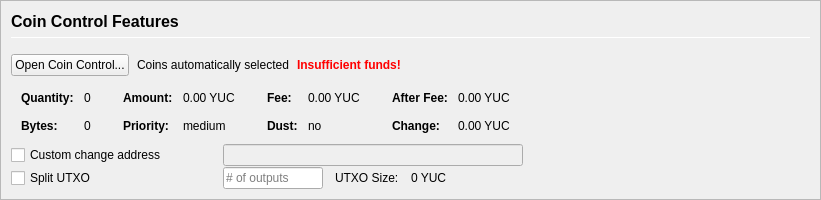
         <widget class="QFrame" name="frameCoinControl">
          <property name="sizePolicy">
           <sizepolicy hsizetype="Expanding" vsizetype="Expanding">
            <horstretch>0</horstretch>
            <verstretch>0</verstretch>
           </sizepolicy>
          </property>
          <property name="maximumSize">
           <size>
            <width>16777215</width>
            <height>16777215</height>
           </size>
          </property>
          <property name="frameShape">
           <enum>QFrame::StyledPanel</enum>
          </property>
          <property name="frameShadow">
           <enum>QFrame::Sunken</enum>
          </property>
          <layout class="QVBoxLayout" name="verticalLayoutCoinControl2">
           <property name="spacing">
            <number>0</number>
           </property>
           <property name="leftMargin">
            <number>0</number>
           </property>
           <property name="topMargin">
            <number>0</number>
           </property>
           <property name="rightMargin">
            <number>0</number>
           </property>
           <property name="bottomMargin">
            <number>0</number>
           </property>
           <item>
            <widget class="QFrame" name="frameCoinControl_BG">
             <layout class="QVBoxLayout" name="verticalLayoutCoinControl" stretch="0,0,0,0,0,0">
              <property name="spacing">
               <number>1</number>
              </property>
              <property name="leftMargin">
               <number>10</number>
              </property>
              <property name="topMargin">
               <number>10</number>
              </property>
              <item>
               <layout class="QHBoxLayout" name="horizontalLayoutCoinControl1">
                <property name="bottomMargin">
                 <number>15</number>
                </property>
                <item>
                 <layout class="QVBoxLayout" name="verticalLayout_3">
                  <property name="spacing">
                   <number>6</number>
                  </property>
                  <item>
                   <widget class="QLabel" name="labelCoinControlFeatures">
                    <property name="sizePolicy">
                     <sizepolicy hsizetype="Preferred" vsizetype="Maximum">
                      <horstretch>0</horstretch>
                      <verstretch>0</verstretch>
                     </sizepolicy>
                    </property>
                    <property name="minimumSize">
                     <size>
                      <width>0</width>
                      <height>20</height>
                     </size>
                    </property>
                    <property name="font">
                     <font>
                      <pointsize>12</pointsize>
                      <weight>75</weight>
                      <bold>true</bold>
                     </font>
                    </property>
                    <property name="styleSheet">
                     <string notr="true">font-weight:bold;</string>
                    </property>
                    <property name="text">
                     <string>Coin Control Features</string>
                    </property>
                   </widget>
                  </item>
                  <item>
                   <widget class="Line" name="line">
                    <property name="minimumSize">
                     <size>
                      <width>0</width>
                      <height>1</height>
                     </size>
                    </property>
                    <property name="maximumSize">
                     <size>
                      <width>16777215</width>
                      <height>1</height>
                     </size>
                    </property>
                    <property name="orientation">
                     <enum>Qt::Horizontal</enum>
                    </property>
                   </widget>
                  </item>
                 </layout>
                </item>
               </layout>
              </item>
              <item>
               <layout class="QHBoxLayout" name="horizontalLayoutCoinControl2" stretch="0,0,0,0">
                <property name="spacing">
                 <number>8</number>
                </property>
                <property name="bottomMargin">
                 <number>10</number>
                </property>
                <item>
                 <widget class="QPushButton" name="pushButtonCoinControl">
                  <property name="styleSheet">
                   <string notr="true"/>
                  </property>
                  <property name="text">
                   <string>Open Coin Control...</string>
                  </property>
                  <property name="autoDefault">
                   <bool>false</bool>
                  </property>
                 </widget>
                </item>
                <item>
                 <widget class="QLabel" name="labelCoinControlAutomaticallySelected">
                  <property name="text">
                   <string>Coins automatically selected</string>
                  </property>
                  <property name="margin">
                   <number>5</number>
                  </property>
                 </widget>
                </item>
                <item>
                 <widget class="QLabel" name="labelCoinControlInsuffFunds">
                  <property name="font">
                   <font>
                    <weight>75</weight>
                    <bold>true</bold>
                   </font>
                  </property>
                  <property name="styleSheet">
                   <string notr="true">color:red;font-weight:bold;</string>
                  </property>
                  <property name="text">
                   <string>Insufficient funds!</string>
                  </property>
                  <property name="margin">
                   <number>5</number>
                  </property>
                 </widget>
                </item>
                <item>
                 <spacer name="horizontalSpacerCoinControl">
                  <property name="orientation">
                   <enum>Qt::Horizontal</enum>
                  </property>
                  <property name="sizeHint" stdset="0">
                   <size>
                    <width>40</width>
                    <height>1</height>
                   </size>
                  </property>
                 </spacer>
                </item>
               </layout>
              </item>
              <item>
               <widget class="QWidget" name="widgetCoinControl" native="true">
                <property name="sizePolicy">
                 <sizepolicy hsizetype="Preferred" vsizetype="Preferred">
                  <horstretch>0</horstretch>
                  <verstretch>0</verstretch>
                 </sizepolicy>
                </property>
                <property name="minimumSize">
                 <size>
                  <width>0</width>
                  <height>0</height>
                 </size>
                </property>
                <property name="styleSheet">
                 <string notr="true"/>
                </property>
                <layout class="QHBoxLayout" name="horizontalLayoutCoinControl5">
                 <property name="leftMargin">
                  <number>0</number>
                 </property>
                 <property name="topMargin">
                  <number>0</number>
                 </property>
                 <property name="rightMargin">
                  <number>0</number>
                 </property>
                 <property name="bottomMargin">
                  <number>0</number>
                 </property>
                 <item>
                  <layout class="QHBoxLayout" name="horizontalLayoutCoinControl3" stretch="0,0,0,1">
                   <property name="spacing">
                    <number>20</number>
                   </property>
                   <property name="topMargin">
                    <number>0</number>
                   </property>
                   <property name="bottomMargin">
                    <number>10</number>
                   </property>
                   <item>
                    <layout class="QFormLayout" name="formLayoutCoinControl1">
                     <property name="horizontalSpacing">
                      <number>10</number>
                     </property>
                     <property name="verticalSpacing">
                      <number>14</number>
                     </property>
                     <property name="leftMargin">
                      <number>10</number>
                     </property>
                     <property name="topMargin">
                      <number>4</number>
                     </property>
                     <property name="rightMargin">
                      <number>6</number>
                     </property>
                     <item row="0" column="0">
                      <widget class="QLabel" name="labelCoinControlQuantityText">
                       <property name="font">
                        <font>
                         <weight>75</weight>
                         <bold>true</bold>
                        </font>
                       </property>
                       <property name="text">
                        <string>Quantity:</string>
                       </property>
                       <property name="margin">
                        <number>0</number>
                       </property>
                      </widget>
                     </item>
                     <item row="0" column="1">
                      <widget class="QLabel" name="labelCoinControlQuantity">
                       <property name="cursor">
                        <cursorShape>IBeamCursor</cursorShape>
                       </property>
                       <property name="contextMenuPolicy">
                        <enum>Qt::ActionsContextMenu</enum>
                       </property>
                       <property name="text">
                        <string notr="true">0</string>
                       </property>
                       <property name="margin">
                        <number>0</number>
                       </property>
                       <property name="textInteractionFlags">
                        <set>Qt::LinksAccessibleByMouse|Qt::TextSelectableByKeyboard|Qt::TextSelectableByMouse</set>
                       </property>
                      </widget>
                     </item>
                     <item row="1" column="0">
                      <widget class="QLabel" name="labelCoinControlBytesText">
                       <property name="font">
                        <font>
                         <weight>75</weight>
                         <bold>true</bold>
                        </font>
                       </property>
                       <property name="text">
                        <string>Bytes:</string>
                       </property>
                      </widget>
                     </item>
                     <item row="1" column="1">
                      <widget class="QLabel" name="labelCoinControlBytes">
                       <property name="cursor">
                        <cursorShape>IBeamCursor</cursorShape>
                       </property>
                       <property name="contextMenuPolicy">
                        <enum>Qt::ActionsContextMenu</enum>
                       </property>
                       <property name="text">
                        <string notr="true">0</string>
                       </property>
                       <property name="textInteractionFlags">
                        <set>Qt::LinksAccessibleByMouse|Qt::TextSelectableByKeyboard|Qt::TextSelectableByMouse</set>
                       </property>
                      </widget>
                     </item>
                    </layout>
                   </item>
                   <item>
                    <layout class="QFormLayout" name="formLayoutCoinControl2">
                     <property name="horizontalSpacing">
                      <number>10</number>
                     </property>
                     <property name="verticalSpacing">
                      <number>14</number>
                     </property>
                     <property name="leftMargin">
                      <number>6</number>
                     </property>
                     <property name="topMargin">
                      <number>4</number>
                     </property>
                     <property name="rightMargin">
                      <number>6</number>
                     </property>
                     <item row="0" column="0">
                      <widget class="QLabel" name="labelCoinControlAmountText">
                       <property name="font">
                        <font>
                         <weight>75</weight>
                         <bold>true</bold>
                        </font>
                       </property>
                       <property name="text">
                        <string>Amount:</string>
                       </property>
                       <property name="margin">
                        <number>0</number>
                       </property>
                      </widget>
                     </item>
                     <item row="0" column="1">
                      <widget class="QLabel" name="labelCoinControlAmount">
                       <property name="cursor">
                        <cursorShape>IBeamCursor</cursorShape>
                       </property>
                       <property name="contextMenuPolicy">
                        <enum>Qt::ActionsContextMenu</enum>
                       </property>
                       <property name="text">
                        <string notr="true">0.00 YUC</string>
                       </property>
                       <property name="textInteractionFlags">
                        <set>Qt::LinksAccessibleByMouse|Qt::TextSelectableByKeyboard|Qt::TextSelectableByMouse</set>
                       </property>
                      </widget>
                     </item>
                     <item row="1" column="0">
                      <widget class="QLabel" name="labelCoinControlPriorityText">
                       <property name="font">
                        <font>
                         <weight>75</weight>
                         <bold>true</bold>
                        </font>
                       </property>
                       <property name="text">
                        <string>Priority:</string>
                       </property>
                      </widget>
                     </item>
                     <item row="1" column="1">
                      <widget class="QLabel" name="labelCoinControlPriority">
                       <property name="cursor">
                        <cursorShape>IBeamCursor</cursorShape>
                       </property>
                       <property name="contextMenuPolicy">
                        <enum>Qt::ActionsContextMenu</enum>
                       </property>
                       <property name="text">
                        <string>medium</string>
                       </property>
                       <property name="textInteractionFlags">
                        <set>Qt::LinksAccessibleByMouse|Qt::TextSelectableByKeyboard|Qt::TextSelectableByMouse</set>
                       </property>
                      </widget>
                     </item>
                    </layout>
                   </item>
                   <item>
                    <layout class="QFormLayout" name="formLayoutCoinControl3">
                     <property name="horizontalSpacing">
                      <number>10</number>
                     </property>
                     <property name="verticalSpacing">
                      <number>14</number>
                     </property>
                     <property name="leftMargin">
                      <number>6</number>
                     </property>
                     <property name="topMargin">
                      <number>4</number>
                     </property>
                     <property name="rightMargin">
                      <number>6</number>
                     </property>
                     <item row="0" column="0">
                      <widget class="QLabel" name="labelCoinControlFeeText">
                       <property name="font">
                        <font>
                         <weight>75</weight>
                         <bold>true</bold>
                        </font>
                       </property>
                       <property name="text">
                        <string>Fee:</string>
                       </property>
                       <property name="margin">
                        <number>0</number>
                       </property>
                      </widget>
                     </item>
                     <item row="0" column="1">
                      <widget class="QLabel" name="labelCoinControlFee">
                       <property name="cursor">
                        <cursorShape>IBeamCursor</cursorShape>
                       </property>
                       <property name="contextMenuPolicy">
                        <enum>Qt::ActionsContextMenu</enum>
                       </property>
                       <property name="text">
                        <string notr="true">0.00 YUC</string>
                       </property>
                       <property name="textInteractionFlags">
                        <set>Qt::LinksAccessibleByMouse|Qt::TextSelectableByKeyboard|Qt::TextSelectableByMouse</set>
                       </property>
                      </widget>
                     </item>
                     <item row="1" column="0">
                      <widget class="QLabel" name="labelCoinControlLowOutputText">
                       <property name="font">
                        <font>
                         <weight>75</weight>
                         <bold>true</bold>
                        </font>
                       </property>
                       <property name="text">
                        <string>Dust:</string>
                       </property>
                      </widget>
                     </item>
                     <item row="1" column="1">
                      <widget class="QLabel" name="labelCoinControlLowOutput">
                       <property name="cursor">
                        <cursorShape>IBeamCursor</cursorShape>
                       </property>
                       <property name="contextMenuPolicy">
                        <enum>Qt::ActionsContextMenu</enum>
                       </property>
                       <property name="text">
                        <string>no</string>
                       </property>
                       <property name="textInteractionFlags">
                        <set>Qt::LinksAccessibleByMouse|Qt::TextSelectableByKeyboard|Qt::TextSelectableByMouse</set>
                       </property>
                      </widget>
                     </item>
                    </layout>
                   </item>
                   <item>
                    <layout class="QFormLayout" name="formLayoutCoinControl4">
                     <property name="horizontalSpacing">
                      <number>10</number>
                     </property>
                     <property name="verticalSpacing">
                      <number>14</number>
                     </property>
                     <property name="leftMargin">
                      <number>6</number>
                     </property>
                     <property name="topMargin">
                      <number>4</number>
                     </property>
                     <property name="rightMargin">
                      <number>6</number>
                     </property>
                     <item row="0" column="0">
                      <widget class="QLabel" name="labelCoinControlAfterFeeText">
                       <property name="font">
                        <font>
                         <weight>75</weight>
                         <bold>true</bold>
                        </font>
                       </property>
                       <property name="text">
                        <string>After Fee:</string>
                       </property>
                       <property name="margin">
                        <number>0</number>
                       </property>
                      </widget>
                     </item>
                     <item row="0" column="1">
                      <widget class="QLabel" name="labelCoinControlAfterFee">
                       <property name="cursor">
                        <cursorShape>IBeamCursor</cursorShape>
                       </property>
                       <property name="contextMenuPolicy">
                        <enum>Qt::ActionsContextMenu</enum>
                       </property>
                       <property name="text">
                        <string notr="true">0.00 YUC</string>
                       </property>
                       <property name="textInteractionFlags">
                        <set>Qt::LinksAccessibleByMouse|Qt::TextSelectableByKeyboard|Qt::TextSelectableByMouse</set>
                       </property>
                      </widget>
                     </item>
                     <item row="1" column="0">
                      <widget class="QLabel" name="labelCoinControlChangeText">
                       <property name="font">
                        <font>
                         <weight>75</weight>
                         <bold>true</bold>
                        </font>
                       </property>
                       <property name="text">
                        <string>Change:</string>
                       </property>
                      </widget>
                     </item>
                     <item row="1" column="1">
                      <widget class="QLabel" name="labelCoinControlChange">
                       <property name="cursor">
                        <cursorShape>IBeamCursor</cursorShape>
                       </property>
                       <property name="contextMenuPolicy">
                        <enum>Qt::ActionsContextMenu</enum>
                       </property>
                       <property name="text">
                        <string notr="true">0.00 YUC</string>
                       </property>
                       <property name="textInteractionFlags">
                        <set>Qt::LinksAccessibleByMouse|Qt::TextSelectableByKeyboard|Qt::TextSelectableByMouse</set>
                       </property>
                      </widget>
                     </item>
                    </layout>
                   </item>
                  </layout>
                 </item>
                </layout>
               </widget>
              </item>
              <item>
               <layout class="QHBoxLayout" name="horizontalLayoutCoinControl4">
                <property name="spacing">
                 <number>12</number>
                </property>
                <property name="sizeConstraint">
                 <enum>QLayout::SetDefaultConstraint</enum>
                </property>
                <property name="topMargin">
                 <number>0</number>
                </property>
                <property name="rightMargin">
                 <number>0</number>
                </property>
                <item>
                 <widget class="QCheckBox" name="checkBoxCoinControlChange">
                  <property name="sizePolicy">
                   <sizepolicy hsizetype="Preferred" vsizetype="Preferred">
                    <horstretch>0</horstretch>
                    <verstretch>0</verstretch>
                   </sizepolicy>
                  </property>
                  <property name="minimumSize">
                   <size>
                    <width>200</width>
                    <height>0</height>
                   </size>
                  </property>
                  <property name="maximumSize">
                   <size>
                    <width>200</width>
                    <height>16777215</height>
                   </size>
                  </property>
                  <property name="toolTip">
                   <string>If this is activated, but the change address is empty or invalid, change will be sent to a newly generated address.</string>
                  </property>
                  <property name="text">
                   <string>Custom change address</string>
                  </property>
                 </widget>
                </item>
                <item>
                 <widget class="QValidatedLineEdit" name="lineEditCoinControlChange">
                  <property name="enabled">
                   <bool>false</bool>
                  </property>
                  <property name="sizePolicy">
                   <sizepolicy hsizetype="Preferred" vsizetype="Preferred">
                    <horstretch>0</horstretch>
                    <verstretch>0</verstretch>
                   </sizepolicy>
                  </property>
                  <property name="minimumSize">
                   <size>
                    <width>300</width>
                    <height>0</height>
                   </size>
                  </property>
                 </widget>
                </item>
                <item>
                 <widget class="QLabel" name="labelCoinControlChangeLabel">
                  <property name="sizePolicy">
                   <sizepolicy hsizetype="Preferred" vsizetype="Preferred">
                    <horstretch>0</horstretch>
                    <verstretch>0</verstretch>
                   </sizepolicy>
                  </property>
                  <property name="minimumSize">
                   <size>
                    <width>100</width>
                    <height>0</height>
                   </size>
                  </property>
                  <property name="text">
                   <string/>
                  </property>
                  <property name="margin">
                   <number>3</number>
                  </property>
                 </widget>
                </item>
               </layout>
              </item>
              <item>
               <layout class="QHBoxLayout" name="horizontalLayoutCoinControl6">
                <property name="spacing">
                 <number>12</number>
                </property>
                <property name="rightMargin">
                 <number>0</number>
                </property>
                <item>
                 <widget class="QCheckBox" name="splitBlockCheckBox">
                  <property name="sizePolicy">
                   <sizepolicy hsizetype="Preferred" vsizetype="Preferred">
                    <horstretch>0</horstretch>
                    <verstretch>0</verstretch>
                   </sizepolicy>
                  </property>
                  <property name="minimumSize">
                   <size>
                    <width>200</width>
                    <height>0</height>
                   </size>
                  </property>
                  <property name="maximumSize">
                   <size>
                    <width>200</width>
                    <height>16777215</height>
                   </size>
                  </property>
                  <property name="text">
                   <string>Split UTXO</string>
                  </property>
                 </widget>
                </item>
                <item>
                 <widget class="QLineEdit" name="splitBlockLineEdit">
                  <property name="sizePolicy">
                   <sizepolicy hsizetype="Preferred" vsizetype="Preferred">
                    <horstretch>50</horstretch>
                    <verstretch>0</verstretch>
                   </sizepolicy>
                  </property>
                  <property name="minimumSize">
                   <size>
                    <width>100</width>
                    <height>0</height>
                   </size>
                  </property>
                  <property name="maximumSize">
                   <size>
                    <width>100</width>
                    <height>16777215</height>
                   </size>
                  </property>
                  <property name="placeholderText">
                   <string># of outputs</string>
                  </property>
                 </widget>
                </item>
                <item>
                 <widget class="QLabel" name="labelBlockSizeText">
                  <property name="text">
                   <string>UTXO Size:</string>
                  </property>
                 </widget>
                </item>
                <item>
                 <widget class="QLabel" name="labelBlockSize">
                  <property name="text">
                   <string>0 YUC</string>
                  </property>
                 </widget>
                </item>
                <item>
                 <spacer name="horizontalSpacer_7">
                  <property name="orientation">
                   <enum>Qt::Horizontal</enum>
                  </property>
                  <property name="sizeHint" stdset="0">
                   <size>
                    <width>40</width>
                    <height>20</height>
                   </size>
                  </property>
                 </spacer>
                </item>
               </layout>
              </item>
              <item>
               <spacer name="verticalSpacerCoinControl">
                <property name="orientation">
                 <enum>Qt::Vertical</enum>
                </property>
                <property name="sizeHint" stdset="0">
                 <size>
                  <width>800</width>
                  <height>1</height>
                 </size>
                </property>
               </spacer>
              </item>
             </layout>
            </widget>
           </item>
          </layout>
         </widget>
